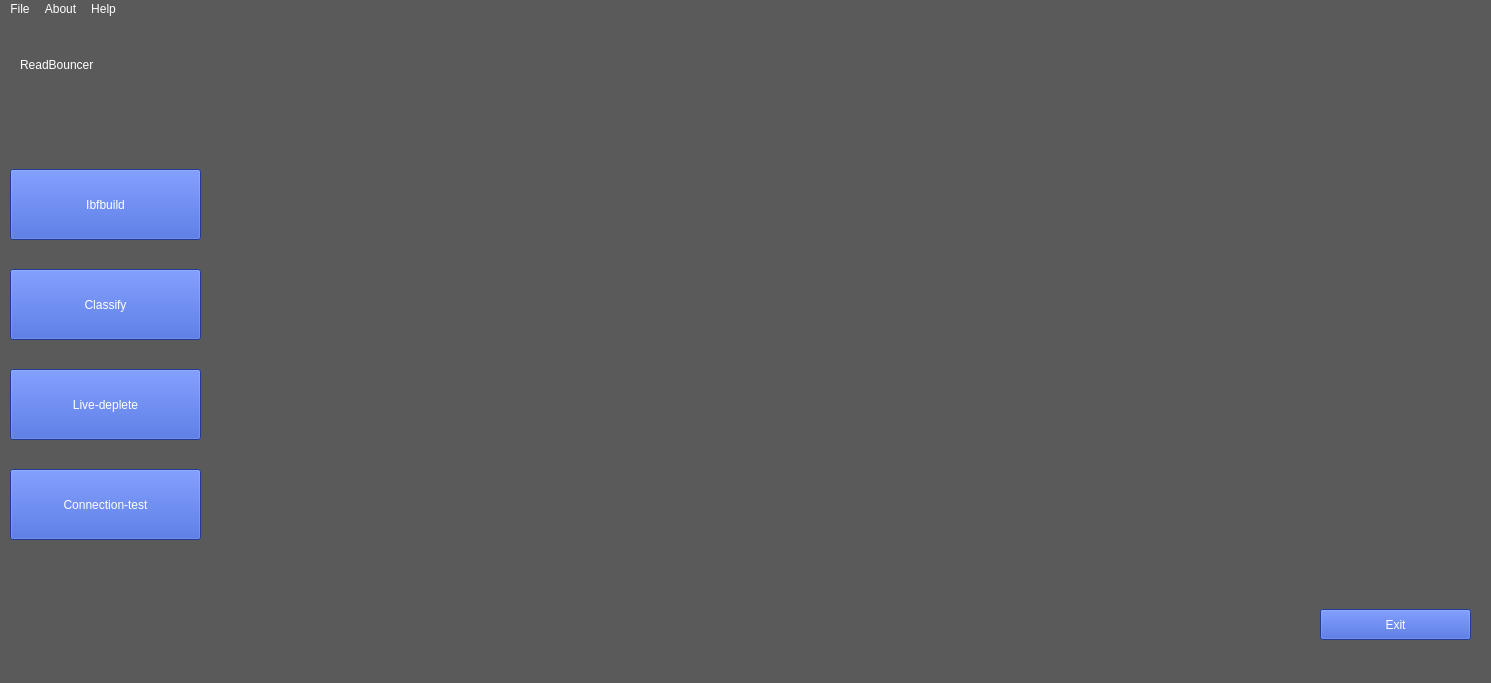
<?xml version="1.0" encoding="UTF-8"?>
<ui version="4.0">
 <class>MainWindow</class>
 <widget class="QMainWindow" name="MainWindow">
  <property name="geometry">
   <rect>
    <x>0</x>
    <y>0</y>
    <width>1491</width>
    <height>683</height>
   </rect>
  </property>
  <property name="sizePolicy">
   <sizepolicy hsizetype="Fixed" vsizetype="Fixed">
    <horstretch>10</horstretch>
    <verstretch>10</verstretch>
   </sizepolicy>
  </property>
  <property name="maximumSize">
   <size>
    <width>1491</width>
    <height>683</height>
   </size>
  </property>
  <property name="windowTitle">
   <string>ReadBouncer Tool for Nanopore Sequencing (ONT's MinKNOW)</string>
  </property>
  <property name="autoFillBackground">
   <bool>false</bool>
  </property>
  <property name="styleSheet">
   <string notr="true">background-color: rgb(90, 90, 90);</string>
  </property>
  <widget class="QWidget" name="centralwidget">
   <widget class="QPushButton" name="pushButton">
    <property name="geometry">
     <rect>
      <x>1320</x>
      <y>590</y>
      <width>151</width>
      <height>31</height>
     </rect>
    </property>
    <property name="styleSheet">
     <string notr="true">background-color: rgb(46, 81, 204);
color: rgb(255, 255, 255);
font: 75 10pt &quot;MS Shell Dlg 2&quot;;
border-color: rgb(170, 255, 0);</string>
    </property>
    <property name="text">
     <string>Exit</string>
    </property>
   </widget>
   <widget class="QPushButton" name="pushButton_2">
    <property name="geometry">
     <rect>
      <x>10</x>
      <y>150</y>
      <width>191</width>
      <height>71</height>
     </rect>
    </property>
    <property name="maximumSize">
     <size>
      <width>191</width>
      <height>71</height>
     </size>
    </property>
    <property name="styleSheet">
     <string notr="true">background-color: rgb(46, 81, 204);
color: rgb(255, 255, 255);
font: 75 12pt &quot;MS Shell Dlg 2&quot;;
border-color: rgb(170, 255, 0);</string>
    </property>
    <property name="text">
     <string>Ibfbuild</string>
    </property>
   </widget>
   <widget class="QPushButton" name="pushButton_3">
    <property name="geometry">
     <rect>
      <x>10</x>
      <y>250</y>
      <width>191</width>
      <height>71</height>
     </rect>
    </property>
    <property name="maximumSize">
     <size>
      <width>191</width>
      <height>71</height>
     </size>
    </property>
    <property name="styleSheet">
     <string notr="true">background-color: rgb(46, 81, 204);
color: rgb(255, 255, 255);
font: 75 12pt &quot;MS Shell Dlg 2&quot;;
border-color: rgb(170, 255, 0);</string>
    </property>
    <property name="text">
     <string>Classify</string>
    </property>
   </widget>
   <widget class="QPushButton" name="pushButton_4">
    <property name="geometry">
     <rect>
      <x>10</x>
      <y>350</y>
      <width>191</width>
      <height>71</height>
     </rect>
    </property>
    <property name="maximumSize">
     <size>
      <width>191</width>
      <height>71</height>
     </size>
    </property>
    <property name="styleSheet">
     <string notr="true">background-color: rgb(46, 81, 204);
color: rgb(255, 255, 255);
font: 75 12pt &quot;MS Shell Dlg 2&quot;;
border-color: rgb(170, 255, 0);</string>
    </property>
    <property name="text">
     <string>Live-deplete</string>
    </property>
   </widget>
   <widget class="QPushButton" name="pushButton_5">
    <property name="geometry">
     <rect>
      <x>10</x>
      <y>450</y>
      <width>191</width>
      <height>71</height>
     </rect>
    </property>
    <property name="maximumSize">
     <size>
      <width>191</width>
      <height>71</height>
     </size>
    </property>
    <property name="styleSheet">
     <string notr="true">background-color: rgb(46, 81, 204);
color: rgb(255, 255, 255);
font: 75 12pt &quot;MS Shell Dlg 2&quot;;
border-color: rgb(170, 255, 0);</string>
    </property>
    <property name="text">
     <string>Connection-test</string>
    </property>
   </widget>
   <widget class="QLabel" name="label_pic">
    <property name="geometry">
     <rect>
      <x>240</x>
      <y>50</y>
      <width>1201</width>
      <height>531</height>
     </rect>
    </property>
    <property name="autoFillBackground">
     <bool>false</bool>
    </property>
    <property name="text">
     <string/>
    </property>
    <property name="pixmap">
     <pixmap resource="pics.qrc">:/pics/dna.jpg</pixmap>
    </property>
   </widget>
   <widget class="QLabel" name="label_3">
    <property name="geometry">
     <rect>
      <x>20</x>
      <y>20</y>
      <width>191</width>
      <height>51</height>
     </rect>
    </property>
    <property name="styleSheet">
     <string notr="true">color: rgb(255, 255, 255);
font: 75 10pt &quot;MS Shell Dlg 2&quot;;
font: 15pt &quot;Segoe UI Symbol&quot;;</string>
    </property>
    <property name="text">
     <string>ReadBouncer</string>
    </property>
   </widget>
  </widget>
  <widget class="QMenuBar" name="menubar">
   <property name="geometry">
    <rect>
     <x>0</x>
     <y>0</y>
     <width>1491</width>
     <height>21</height>
    </rect>
   </property>
   <property name="styleSheet">
    <string notr="true">color:rgb(255, 255, 255)</string>
   </property>
   <widget class="QMenu" name="menuFile">
    <property name="styleSheet">
     <string notr="true">color:rgb(255, 255, 255)</string>
    </property>
    <property name="title">
     <string>File</string>
    </property>
    <addaction name="actionOpen"/>
    <addaction name="actionExit"/>
    <addaction name="separator"/>
   </widget>
   <widget class="QMenu" name="menuAbout">
    <property name="styleSheet">
     <string notr="true">color:rgb(255, 255, 255)</string>
    </property>
    <property name="title">
     <string>About</string>
    </property>
    <addaction name="actionNanoLive"/>
   </widget>
   <widget class="QMenu" name="menuHelp">
    <property name="styleSheet">
     <string notr="true">color:rgb(255, 255, 255)</string>
    </property>
    <property name="title">
     <string>Help</string>
    </property>
    <addaction name="separator"/>
    <addaction name="action"/>
    <addaction name="actionClassify"/>
    <addaction name="actionLive_deplete"/>
    <addaction name="actionConnection_test"/>
   </widget>
   <addaction name="menuFile"/>
   <addaction name="menuAbout"/>
   <addaction name="menuHelp"/>
  </widget>
  <widget class="QStatusBar" name="statusbar"/>
  <action name="actionOpen">
   <property name="text">
    <string>Open</string>
   </property>
  </action>
  <action name="actionExit">
   <property name="text">
    <string>Exit</string>
   </property>
  </action>
  <action name="action">
   <property name="text">
    <string>Ibfbuild </string>
   </property>
  </action>
  <action name="actionNanoLive">
   <property name="text">
    <string>NanoLive</string>
   </property>
  </action>
  <action name="actionClassify">
   <property name="text">
    <string>Classify</string>
   </property>
  </action>
  <action name="actionLive_deplete">
   <property name="text">
    <string>Live-deplete  </string>
   </property>
  </action>
  <action name="actionConnection_test">
   <property name="text">
    <string>Connection-test</string>
   </property>
  </action>
 </widget>
 <resources>
  <include location="pics.qrc"/>
 </resources>
 <connections/>
</ui>
